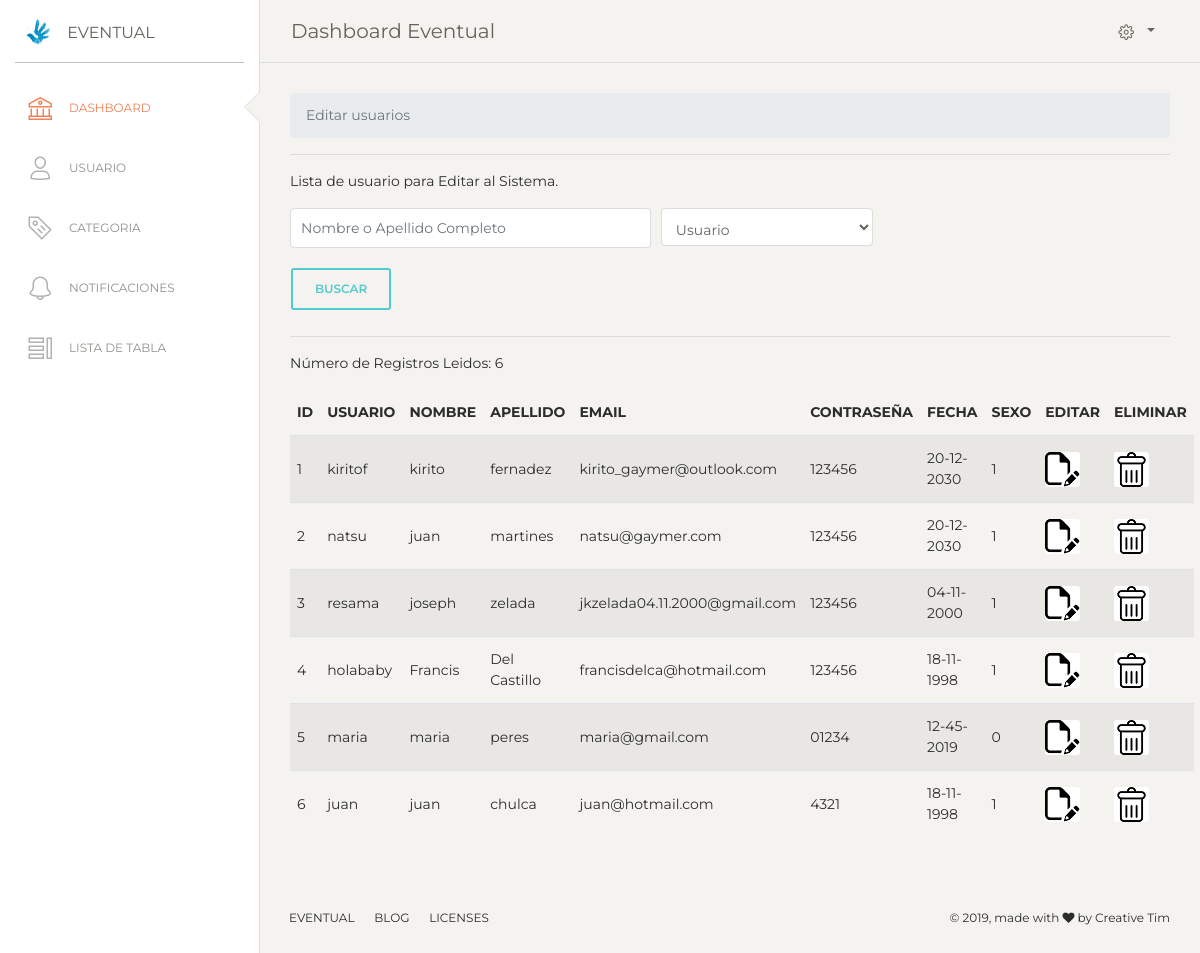
The app's page /dash/examples/editarUser.php with its own data.
### tables this page shows
CREATE TABLE `usuario` (
  `id` int(11) NOT NULL,
  `usuario` varchar(50) NOT NULL,
  `nombre` varchar(50) NOT NULL,
  `apellido` varchar(50) NOT NULL,
  `email` varchar(100) NOT NULL,
  `clave` varchar(50) NOT NULL,
  `nacimiento` varchar(100) NOT NULL,
  `sexo` int(1) NOT NULL,
  `foto` varchar(500) NOT NULL,
  `t_usuario` int(20) NOT NULL
);

### dash/examples/editarUser.php (the view, shortened to what this page needs)
<?php
    require_once("cabeza.php");
    require_once("conexion.php");
    if(isset($_GET['b'])&&isset($_GET['t']))
    {
        $valor=$_GET['b'];
        $tipo=$_GET['t'];
        if(empty($valor))
        {
            $sql="SELECT *FROM usuario";
        }
        else
        {
            switch($tipo)
            {
            case 1:
                    $sql="SELECT *FROM usuario WHERE usuario=".$valor;
                    break;
            case 2:
                    $sql="SELECT *FROM usuario WHERE UPPER(apellido) LIKE UPPER('%".$valor."%')";
                    break;
            default:
                    $sql="SELECT *FROM usuario";
            }
        }
    }
    else
    {
        $sql="SELECT *FROM usuario";
    }
    $resultado=$conexion->query($sql);
?>
    <ol class="breadcrumb">
        <li class="breadcrumb-item active">Editar usuarios</li>
    </ol>
    <hr>
        <p>Lista de usuario para Editar al Sistema.</p>
        <div id="inBuscar">
            <form action="adaptarEDUSER.php" method="post">
                <div class="form-row">
                    <div class="form-group col-md-5">
                        <input type="text" class="form-control" name="dato" id="" placeholder="Nombre o Apellido Completo">
                    </div>
                    <div class="form-group col-md-3">
                        <select class="form-control" name="" id="">
                            <option value="1" selected>Usuario</option>
                        </select>
                    </div>
                </div>
                    <button type="button" class="btn btn-outline-primary">Buscar</button>
            </form>
        </div>
    <hr>
    <div id="ouBuscar">
    <?php
    echo "<p>Número de Registros Leidos: ".$resultado->num_rows."</p>";
    echo "<div class='row'>";
    echo "<div class='col-sm-12'>";
    echo "<table class='table table-striped'>";
    echo "<thead>";
    echo "<tr>";
    echo "<th>ID</th>";
    echo "<th>USUARIO</th>";
    echo "<th>NOMBRE</th>";
    echo "<th>APELLIDO</th>";
    echo "<th>EMAIL</th>";
    echo "<th>CONTRASEÑA</th>";
    echo "<th>FECHA</th>";
    echo "<th>SEXO</th>";
    echo "<th>EDITAR</th>";
    echo "<th>ELIMINAR</th>";
    echo "</tr>";
    echo "</thead>";
    while($fila=$resultado->fetch_array(MYSQLI_ASSOC))
    {
        echo "<tr>";
        echo "<td>".$fila['id']."</td>";
        echo "<td>".$fila['usuario']."</td>";
        echo "<td>".$fila['nombre']."</td>";
        echo "<td>".$fila['apellido']."</td>";
        echo "<td>".$fila['email']."</td>";
        echo "<td>".$fila['clave']."</td>";
        echo "<td>".$fila['nacimiento']."</td>";
        echo "<td>".$fila['sexo']."</td>";
        echo "<td><a href='editarRegUser.php?id=".$fila['id']."'><img src='img/editar.png'></a></td>";
        echo "<td><a href='#' data-toggle='modal' data-target='#deleteModal' onclick=enviarCodigo(".$fila['id'].")><img src='img/eliminar.png'></a></td>";
        echo "</tr>";
    }
    echo "</table>";
    echo "</div>";
    echo "</div>";
    ?>
    </div>
<?php
require_once("footer.php");
?>

### dash/examples/cabeza.php (shortened to what this page needs)
<!DOCTYPE html>
<html lang="es">
<head>
  <link rel="stylesheet" href="https://use.fontawesome.com/releases/v5.8.1/css/all.css">
  <link href="https://maxcdn.bootstrapcdn.com/font-awesome/latest/css/font-awesome.min.css" rel="stylesheet">
  <link href="../assets/css/bootstrap.min.css" rel="stylesheet" />
  <link href="../assets/css/paper-dashboard.css?v=2.0.0" rel="stylesheet" />
  <link href="../assets/demo/demo.css" rel="stylesheet" />
</head>
<body class="">
  <div class="wrapper ">
    <div class="sidebar" data-color="white" data-active-color="danger">
      <div class="logo">
        <a href="#" class="simple-text logo-mini">
          <div class="logo-image-small">
            <img src="../assets/img/logo.png">
          </div>
        </a>
        <a href="#" class="simple-text logo-normal">
          EVENTUAL
        </a>
      </div>
      <div class="sidebar-wrapper">
        <ul class="nav">
          <li class="active">
            <a href="dashboard.php">
              <i class="nc-icon nc-bank"></i>
              <p>Dashboard</p>
            </a>
          </li>
          <li data-toggle="collapse" data-target="#demo">
            <a href="#">
              <i class="nc-icon nc-single-02"></i>
              <p>Usuario</p>
            </a>
          </li>
          <li>
            <a href="categoria.php">
              <i class="nc-icon nc-tag-content"></i>
              <p>Categoria</p>
            </a>
          </li>
          <li>
            <a href="notifications.php">
              <i class="nc-icon nc-bell-55"></i>
              <p>Notificaciones</p>
            </a>
          </li>
          <li>
            <a href="tables.php">
              <i class="nc-icon nc-tile-56"></i>
              <p>Lista de Tabla</p>
            </a>
          </li>
        </ul>
      </div>
    </div>
    <div class="main-panel">
      <nav class="navbar navbar-expand-lg navbar-absolute fixed-top navbar-transparent">
        <div class="container-fluid">
          <div class="navbar-wrapper">
            <a class="navbar-brand" href="#">Dashboard Eventual</a>
          </div>
          <div class="collapse navbar-collapse justify-content-end" id="navigation">
            <ul class="navbar-nav">
              <li class="nav-item btn-rotate dropdown">
                <a class="nav-link dropdown-toggle" id="navbarDropdownMenuLink" data-toggle="dropdown">
                  <i class="nc-icon nc-settings-gear-65"></i>
                </a>
              </li>
            </ul>
          </div>
        </div>
      </nav>
<div class="content">

### dash/examples/footer.php (shortened to what this page needs)
</div>
<footer class="footer footer-black  footer-white ">
        <div class="container-fluid">
          <div class="row">
            <nav class="footer-nav">
              <ul>
                <li>
                  <a href="https://www.creative-tim.com" target="_blank">EVENTUAL</a>
                </li>
                <li>
                  <a href="http://blog.creative-tim.com/" target="_blank">Blog</a>
                </li>
                <li>
                  <a href="https://www.creative-tim.com/license" target="_blank">Licenses</a>
                </li>
              </ul>
            </nav>
            <div class="credits ml-auto">
              <span class="copyright">
                ©
                , made with <i class="fa fa-heart heart"></i> by Creative Tim
              </span>
            </div>
          </div>
        </div>
      </footer>
    </div>
  </div>
</body>
</html>

### records on screen
usuario: id "1", usuario "kiritof", nombre "kirito", apellido "fernadez", email "kirito_gaymer@outlook.com", clave "123456", nacimiento "20-12-2030", sexo "1"
usuario: id "2", usuario "natsu", nombre "juan", apellido "martines", email "natsu@gaymer.com", clave "123456", nacimiento "20-12-2030", sexo "1"
usuario: id "3", usuario "resama", nombre "joseph", apellido "zelada", email "jkzelada04.11.2000@gmail.com", clave "123456", nacimiento "04-11-2000", sexo "1"
usuario: id "4", usuario "holababy", nombre "Francis", apellido "Del Castillo", email "francisdelca@hotmail.com", clave "123456", nacimiento "18-11-1998", sexo "1"
usuario: id "5", usuario "maria", nombre "maria", apellido "peres", email "maria@gmail.com", clave "01234", nacimiento "12-45-2019", sexo "0"
usuario: id "6", usuario "juan", nombre "juan", apellido "chulca", email "juan@hotmail.com", clave "4321", nacimiento "18-11-1998", sexo "1"

### other values on screen
$resultado->num_rows "6"
